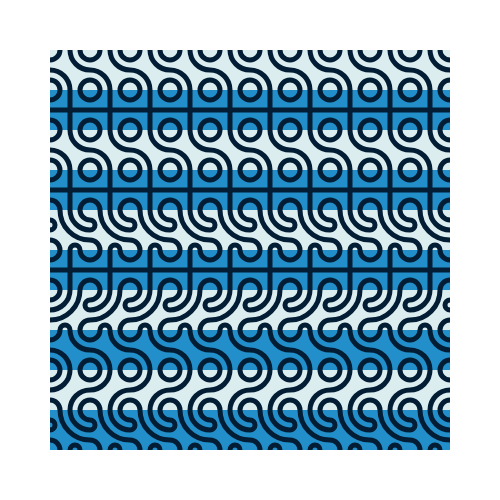
Frame 1 (no input)
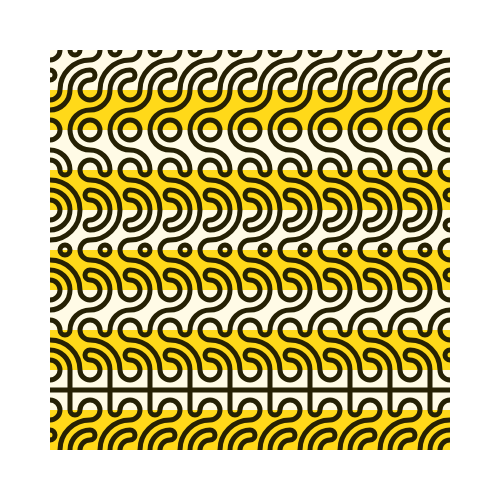
Frame 2 (the mouse pressed at the canvas centre, redrawn once)

The p5.js sketch that drew these frames (run headless with seeded random() and noise() and a simulated clock; the mouse was pressed at the canvas centre and the sketch redrawn once):

// p5.js sketch
// ── sketch.js
/*
Genuary 2022
JAN.13 "800x80."

By Roni Kaufman
https://ronikaufman.github.io
*/

function setup() {
  createCanvas(500, 500);
  noLoop();
  strokeWeight(5);
  strokeCap(SQUARE);
}

function draw() {
  background(255);
  translate(width/2, height/2);
  rotate(random([0, PI]));
  translate(-width/2, -height/2);

  let colors = random([
    ["#228fca", "#dcedf0", "#021d34"],
    ["#3cd86b", "#ebf7cd", "#0d150b"],
    ["#ffd919", "#fffbe6", "#262104"]
  ]);

  let margin = 50;
  let s = (width - 2*margin)/10;
  let i = 0;
  let hue = random(100);
  for (let y = margin; y < height - margin; y += s) {
    noStroke();
    fill(colors[i++%2]);
    rect(margin, y, width - 2*margin, s);

    stroke(colors[2]);
    noFill();
    let id = random([0, 1, 2]);
    let rot = random([0, PI/2, PI, 3*PI/2]);
    for (let x = margin; x < width - margin; x += s) {
      push();
      translate(x+s/2, y+s/2);
      rotate(rot);
      translate(-s/2, -s/2);

      if (id == 0) {
        arc(0, 0, s/2, s/2, 0, PI/2);
        arc(0, 0, s, s, 0, PI/2);
        arc(s, s, s/2, s/2, PI, 3*PI/2);
        arc(s, s, s, s, PI, 3*PI/2);
        arc(0, s, s/2, s/2, 3*PI/2, TAU);
        arc(s, 0, s/2, s/2, PI/2, PI);
      } else if (id == 1) {
        arc(0, 0, s/2, s/2, 0, PI/2);
        arc(0, 0, s, s, 0, PI/2);
        arc(0, 0, 3*s/2, 3*s/2, 0, PI/2);
        arc(s, s, s/2, s/2, PI, 3*PI/2);
        arc(3*s/8, s, s/4, s/4, PI, TAU);
        arc(s, 3*s/8, s/4, s/4, PI/2, 3*PI/2);
      } else {
        arc(0, 0, s/2, s/2, 0, PI/2);
        arc(s, s, s/2, s/2, PI, 3*PI/2);
        arc(0, s, s/2, s/2, 3*PI/2, TAU);
        arc(s, 0, s/2, s/2, PI/2, PI);
        line(s/2, 0, s/2, s);
        line(0, s/2, s, s/2);
      }

      pop();
    }
  }
}
